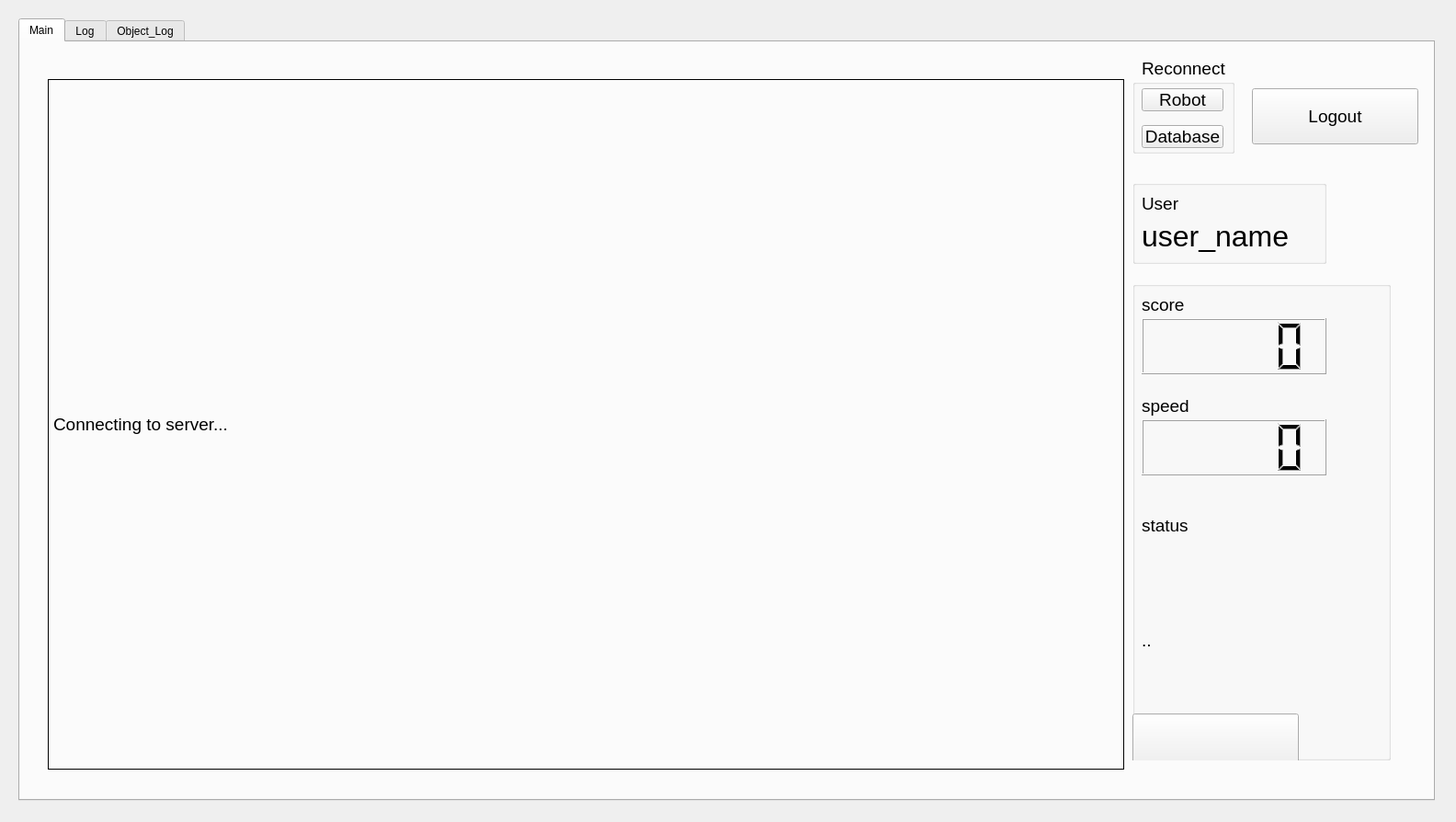
<?xml version="1.0" encoding="UTF-8"?>
<ui version="4.0">
 <class>Form</class>
 <widget class="QWidget" name="Form">
  <property name="geometry">
   <rect>
    <x>0</x>
    <y>0</y>
    <width>1584</width>
    <height>894</height>
   </rect>
  </property>
  <property name="windowTitle">
   <string>Form</string>
  </property>
  <widget class="QTabWidget" name="Controll">
   <property name="geometry">
    <rect>
     <x>20</x>
     <y>20</y>
     <width>1541</width>
     <height>851</height>
    </rect>
   </property>
   <property name="currentIndex">
    <number>0</number>
   </property>
   <widget class="QWidget" name="Main">
    <property name="font">
     <font>
      <pointsize>14</pointsize>
     </font>
    </property>
    <attribute name="title">
     <string>Main</string>
    </attribute>
    <widget class="QLabel" name="label">
     <property name="geometry">
      <rect>
       <x>30</x>
       <y>40</y>
       <width>1171</width>
       <height>751</height>
      </rect>
     </property>
     <property name="frameShape">
      <enum>QFrame::Box</enum>
     </property>
     <property name="text">
      <string>Connecting to server...</string>
     </property>
    </widget>
    <widget class="QPushButton" name="btn_logout">
     <property name="geometry">
      <rect>
       <x>1340</x>
       <y>50</y>
       <width>181</width>
       <height>61</height>
      </rect>
     </property>
     <property name="text">
      <string>Logout</string>
     </property>
    </widget>
    <widget class="QGroupBox" name="groupBox">
     <property name="enabled">
      <bool>true</bool>
     </property>
     <property name="geometry">
      <rect>
       <x>1210</x>
       <y>40</y>
       <width>111</width>
       <height>81</height>
      </rect>
     </property>
     <property name="autoFillBackground">
      <bool>false</bool>
     </property>
     <property name="title">
      <string/>
     </property>
     <widget class="QPushButton" name="btn_robot">
      <property name="geometry">
       <rect>
        <x>10</x>
        <y>10</y>
        <width>89</width>
        <height>25</height>
       </rect>
      </property>
      <property name="text">
       <string>Robot</string>
      </property>
     </widget>
     <widget class="QPushButton" name="btn_DB">
      <property name="geometry">
       <rect>
        <x>10</x>
        <y>50</y>
        <width>89</width>
        <height>25</height>
       </rect>
      </property>
      <property name="text">
       <string>Database</string>
      </property>
     </widget>
    </widget>
    <widget class="QLabel" name="label_2">
     <property name="geometry">
      <rect>
       <x>1220</x>
       <y>20</y>
       <width>91</width>
       <height>17</height>
      </rect>
     </property>
     <property name="text">
      <string>Reconnect</string>
     </property>
    </widget>
    <widget class="QGroupBox" name="groupBox_2">
     <property name="geometry">
      <rect>
       <x>1210</x>
       <y>150</y>
       <width>211</width>
       <height>91</height>
      </rect>
     </property>
     <property name="title">
      <string/>
     </property>
     <widget class="QLabel" name="user_name">
      <property name="geometry">
       <rect>
        <x>10</x>
        <y>40</y>
        <width>181</width>
        <height>41</height>
       </rect>
      </property>
      <property name="font">
       <font>
        <pointsize>24</pointsize>
       </font>
      </property>
      <property name="text">
       <string>user_name</string>
      </property>
     </widget>
     <widget class="QLabel" name="label_user">
      <property name="geometry">
       <rect>
        <x>10</x>
        <y>10</y>
        <width>111</width>
        <height>31</height>
       </rect>
      </property>
      <property name="text">
       <string>User</string>
      </property>
     </widget>
    </widget>
    <widget class="QGroupBox" name="groupBox_3">
     <property name="geometry">
      <rect>
       <x>1210</x>
       <y>260</y>
       <width>281</width>
       <height>521</height>
      </rect>
     </property>
     <property name="title">
      <string/>
     </property>
     <widget class="QLabel" name="label_score">
      <property name="geometry">
       <rect>
        <x>10</x>
        <y>10</y>
        <width>81</width>
        <height>31</height>
       </rect>
      </property>
      <property name="text">
       <string>score</string>
      </property>
     </widget>
     <widget class="QLCDNumber" name="LCD_score">
      <property name="geometry">
       <rect>
        <x>10</x>
        <y>40</y>
        <width>201</width>
        <height>61</height>
       </rect>
      </property>
     </widget>
     <widget class="QLabel" name="label_speed">
      <property name="geometry">
       <rect>
        <x>10</x>
        <y>120</y>
        <width>81</width>
        <height>31</height>
       </rect>
      </property>
      <property name="text">
       <string>speed</string>
      </property>
     </widget>
     <widget class="QLCDNumber" name="LCD_speed">
      <property name="geometry">
       <rect>
        <x>10</x>
        <y>150</y>
        <width>201</width>
        <height>61</height>
       </rect>
      </property>
     </widget>
     <widget class="QLabel" name="label_status">
      <property name="geometry">
       <rect>
        <x>10</x>
        <y>250</y>
        <width>111</width>
        <height>31</height>
       </rect>
      </property>
      <property name="text">
       <string>status</string>
      </property>
     </widget>
     <widget class="QLabel" name="label_status_desc">
      <property name="geometry">
       <rect>
        <x>10</x>
        <y>280</y>
        <width>211</width>
        <height>221</height>
       </rect>
      </property>
      <property name="text">
       <string>..</string>
      </property>
     </widget>
     <widget class="QPushButton" name="btn_logout_2">
      <property name="geometry">
       <rect>
        <x>0</x>
        <y>470</y>
        <width>181</width>
        <height>61</height>
       </rect>
      </property>
      <property name="text">
       <string/>
      </property>
     </widget>
     <widget class="QLabel" name="label_lastPenalty">
      <property name="geometry">
       <rect>
        <x>110</x>
        <y>100</y>
        <width>101</width>
        <height>21</height>
       </rect>
      </property>
      <property name="font">
       <font>
        <pointsize>15</pointsize>
       </font>
      </property>
      <property name="layoutDirection">
       <enum>Qt::RightToLeft</enum>
      </property>
      <property name="styleSheet">
       <string notr="true">Color : red</string>
      </property>
      <property name="text">
       <string/>
      </property>
      <property name="alignment">
       <set>Qt::AlignCenter</set>
      </property>
     </widget>
    </widget>
   </widget>
   <widget class="QWidget" name="Log">
    <attribute name="title">
     <string>Log</string>
    </attribute>
    <widget class="QTableWidget" name="tableWidget">
     <property name="geometry">
      <rect>
       <x>30</x>
       <y>40</y>
       <width>1471</width>
       <height>741</height>
      </rect>
     </property>
     <column>
      <property name="text">
       <string>datetime</string>
      </property>
     </column>
     <column>
      <property name="text">
       <string>name</string>
      </property>
     </column>
     <column>
      <property name="text">
       <string>score</string>
      </property>
     </column>
     <column>
      <property name="text">
       <string>minus reason</string>
      </property>
     </column>
     <column>
      <property name="text">
       <string>minus score</string>
      </property>
     </column>
     <column>
      <property name="text">
       <string>speed</string>
      </property>
     </column>
    </widget>
   </widget>
   <widget class="QWidget" name="object_log">
    <property name="enabled">
     <bool>true</bool>
    </property>
    <attribute name="title">
     <string>Object_Log</string>
    </attribute>
    <widget class="QTableWidget" name="tableWidget_2">
     <property name="geometry">
      <rect>
       <x>30</x>
       <y>40</y>
       <width>1471</width>
       <height>741</height>
      </rect>
     </property>
     <column>
      <property name="text">
       <string>datetime</string>
      </property>
     </column>
     <column>
      <property name="text">
       <string>object</string>
      </property>
     </column>
    </widget>
   </widget>
  </widget>
 </widget>
 <resources/>
 <connections/>
</ui>
